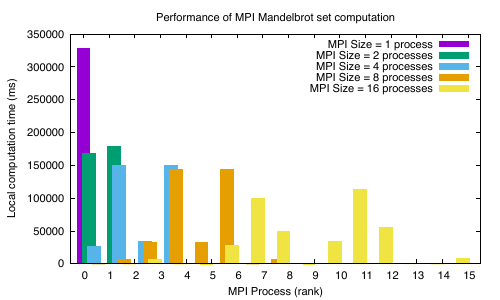

Reproduce this figure in gnuplot.
set terminal pdf color
set output "perf.pdf"
set style line 1 linetype 2
set style line 2 linetype 3
set style line 3 linetype 1

set boxwidth 0.5
set style fill solid

set nokey
set xrange [-0.5:15.5]
set xtics 0,1,15
    
set title "Performance of MPI Mandelbrot set computation"
set xlabel "MPI Process (rank)"
set ylabel "Local computation time (ms)"

set key on
plot	'perf.data' index 0 using 2:3 title "MPI Size = 1 process" with boxes, \
	'perf.data' index 1 using 2:3 title "MPI Size = 2 processes" with boxes, \
	'perf.data' index 2 using 2:3 title "MPI Size = 4 processes" with boxes, \
	'perf.data' index 3 using 2:3 title "MPI Size = 8 processes" with boxes,  \
	'perf.data' index 4 using 2:3 title "MPI Size = 16 processes" with boxes
